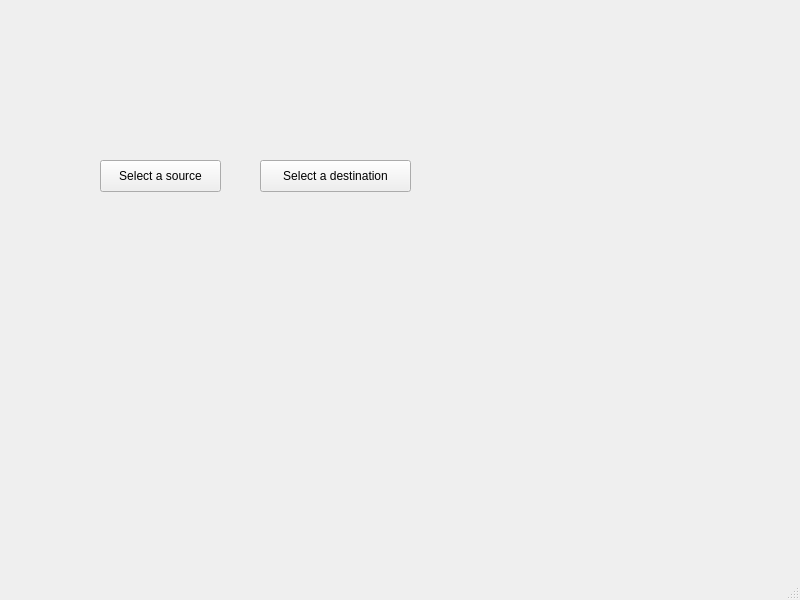
<?xml version="1.0" encoding="UTF-8"?>
<ui version="4.0">
 <class>MainWindow</class>
 <widget class="QMainWindow" name="MainWindow">
  <property name="geometry">
   <rect>
    <x>0</x>
    <y>0</y>
    <width>800</width>
    <height>600</height>
   </rect>
  </property>
  <property name="windowTitle">
   <string>MainWindow</string>
  </property>
  <widget class="QWidget" name="centralwidget">
   <widget class="QPushButton" name="pushButton">
    <property name="geometry">
     <rect>
      <x>100</x>
      <y>160</y>
      <width>121</width>
      <height>32</height>
     </rect>
    </property>
    <property name="text">
     <string>Select a source</string>
    </property>
   </widget>
   <widget class="QPushButton" name="pushButton_2">
    <property name="geometry">
     <rect>
      <x>260</x>
      <y>160</y>
      <width>151</width>
      <height>32</height>
     </rect>
    </property>
    <property name="text">
     <string>Select a destination</string>
    </property>
   </widget>
  </widget>
  <widget class="QMenuBar" name="menubar">
   <property name="geometry">
    <rect>
     <x>0</x>
     <y>0</y>
     <width>800</width>
     <height>24</height>
    </rect>
   </property>
  </widget>
  <widget class="QStatusBar" name="statusbar"/>
 </widget>
 <resources/>
 <connections/>
</ui>
